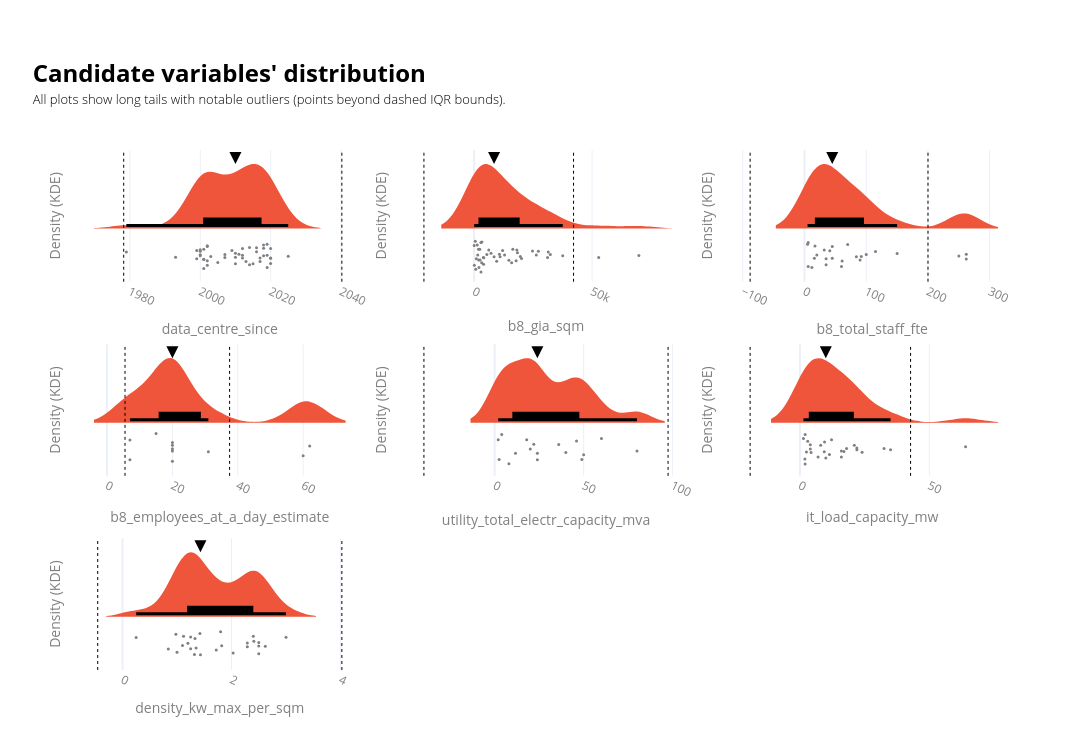

The code cell stored with this chart in its notebook:
### Markdown cell above
### Baseline modelling

### Code cell
#| include: false
# ___________________________________________________________________________________________________________
# Checking the distributions
# ___________________________________________________________________________________________________________
value_cols = ["data_centre_since", "b8_gia_sqm","b8_total_staff_fte", "b8_employees_at_a_day_estimate","utility_total_electr_capacity_mva", "it_load_capacity_mw","density_kw_max_per_sqm"]
cols_to_show = ['id', 'lpa_name', 'current_occupier'] + value_cols

df0 = data_ldn_exstg.copy()

n = len(value_cols)
ncols = 3
nrows = math.ceil(n / ncols)
base_color = px.colors.qualitative.Plotly[1]
fig = make_subplots(rows=nrows, cols=ncols, horizontal_spacing=0.05,vertical_spacing=0.12)
# _________________________________________________________________
# Violin plots
# _________________________________________________________________
for idx, value_col in enumerate(value_cols):
    r = idx // ncols + 1
    c = idx % ncols + 1
    df = df0.dropna(subset=[value_col]).copy()
    if df.empty:
        continue

    subset_customdata = df[cols_to_show].to_numpy()
    hovertemplate = "<br>".join([f"{col}: %{{customdata[{i}]}}" for i, col in enumerate(cols_to_show)])
    median_value = df[value_col].median()

    # # IQR bounds. Using the IQR, the outlier data points are the ones falling below Q1–1.5 IQR or above Q3 + 1.5 IQR: https://careerfoundry.com/en/blog/data-analytics/how-to-find-outliers/
    q1x, q3x = df[value_col].quantile([0.25, 0.75])
    iqrx = q3x - q1x
    low_x, high_x = q1x - 1.5 * iqrx, q3x + 1.5 * iqrx
    iqr_bounds = [low_x, high_x]

    # Auto bandwidth based on numeric range
    vmin, vmax = df[value_col].min(), df[value_col].max()
    rng = vmax - vmin
    if pd.isna(rng) or rng == 0:
        bw_bottom, bw_top = 1, 3
    else:
        bw_bottom = max(rng * 0.03, rng * 0.005)
        bw_top = max(rng * 0.10, rng * 0.02)

    fig.add_trace(go.Violin(
        x=df[value_col],orientation='h', side='positive', width=2, bandwidth=bw_top,line=dict(width=0),
        points="all",jitter=0.3, pointpos=-0.4, marker=dict(color='grey', size=3, opacity=1),
        box_visible=True, box_fillcolor='black', box_line=dict(color='black', width=3), box_width=0.2,
        fillcolor=base_color, showlegend=False, customdata=subset_customdata, hovertemplate=hovertemplate,
    ), row=r, col=c)
# _________________________________________________________________
# Helper elements
# _________________________________________________________________
    # IQR bounds
    for i, b in enumerate(iqr_bounds):
        fig.add_vline(x=b, line_width=1, line_dash="dot", line_color="black", row=r, col=c, showlegend=False)
        # invisible point just for hover
        fig.add_trace(go.Scatter(x=[b], y=[0],mode="markers", marker=dict(opacity=0),hovertemplate=f"IQR bound: {b:,.2f}<extra></extra>",showlegend=False,), row=r, col=c)

    # Median arrow
    fig.add_trace(go.Scatter(x=[median_value], mode='markers', marker=dict(symbol='arrow-down', color='black', size=12), showlegend=False,  hovertemplate="<br>".join([f"Median: {median_value}"])), row=r, col=c)
    
    # Style subplot axes
    fig.update_yaxes(showticklabels=False, title="Density (KDE)", ticks="", showgrid=False, zeroline=False, row=r, col=c)
    fig.update_xaxes(title_text=value_col, row=r, col=c)
    fig.update_xaxes(tickangle=25, tickfont=dict(color=labels_colour), title_font=dict(color=labels_colour))
    fig.update_yaxes(tickfont=dict(color=labels_colour), title_font=dict(color=labels_colour))

fig.update_layout(violinmode='overlay', width=1400, height=250 * nrows, template='plotly_white',
    title=dict(
        text=(
            f"<br><span style='font-size:24px; font-weight:bold; color:{notes_colour}; display:block; margin-bottom:2px;'>"
            "Candidate variables' distribution"
            "</span><br>"
            f"<span style='font-size:13px; font-weight:300; color:{notes_colour}; display:block; margin-bottom:0px;'>"
            "All plots show long tails with notable outliers (points beyond dashed IQR bounds)."
            "</span><br>"
        ),
        x=0.03, xanchor="left", y=0.92, yanchor="top",
    ),
    margin=dict(t=150),
)
fig.show(config={
    "toImageButtonOptions": {
        "format": "png",
        "filename": "figure",
        "scale": 4
    }
})

### Figure 1 — Plotly figure (JSON) as saved in the notebook; plotly's stock layout.template omitted (floating-point values rounded to 4 significant figures; data arrays with more than 128 entries replaced by an {"elided": "..."} marker saying what was removed)
{"data": [{"bandwidth": 4.6, "box": {"fillcolor": "black", "line": {"color": "black", "width": 3}, "visible": true, "width": 0.2}, "customdata": {"elided": "47x10 mixed values"}, "fillcolor": "#EF553B", "hovertemplate": "id: %{customdata[0]}<br>lpa_name: %{customdata[1]}<br>current_occupier: %{customdata[2]}<br>data_centre_since: %{customdata[3]}<br>b8_gia_sqm: %{customdata[4]}<br>b8_total_staff_fte: %{customdata[5]}<br>b8_employees_at_a_day_estimate: %{customdata[6]}<br>utility_total_electr_capacity_mva: %{customdata[7]}<br>it_load_capacity_mw: %{customdata[8]}<br>density_kw_max_per_sqm: %{customdata[9]}", "jitter": 0.3, "line": {"width": 0}, "marker": {"color": "grey", "opacity": 1, "size": 3}, "orientation": "h", "pointpos": -0.4, "points": "all", "showlegend": false, "side": "positive", "type": "violin", "width": 2, "x": [1979.0, 1993.0, 1999.0, 1999.0, 2000.0, 2000.0, 2000.0, 2000.0, 2001.0, 2001.0, 2001.0, 2001.0, 2002.0, 2002.0, 2002.0, 2002.0, 2003.0, 2005.0, 2007.0, 2007.0, 2009.0, 2010.0, 2010.0, 2010.0, 2011.0, 2012.0, 2012.0, 2012.0, 2013.0, 2014.0, 2014.0, 2015.0, 2016.0, 2016.0, 2017.0, 2017.0, 2018.0, 2018.0, 2018.0, 2019.0, 2019.0, 2019.0, 2020.0, 2020.0, 2020.0, 2020.0, 2025.0], "xaxis": "x", "yaxis": "y"}, {"hovertemplate": "IQR bound: 1,978.25<extra></extra>", "marker": {"opacity": 0}, "mode": "markers", "showlegend": false, "type": "scatter", "x": [1978.0], "xaxis": "x", "y": [0], "yaxis": "y"}, {"hovertemplate": "IQR bound: 2,040.25<extra></extra>", "marker": {"opacity": 0}, "mode": "markers", "showlegend": false, "type": "scatter", "x": [2040.0], "xaxis": "x", "y": [0], "yaxis": "y"}, {"hovertemplate": "Median: 2010.0", "marker": {"color": "black", "size": 12, "symbol": "arrow-down"}, "mode": "markers", "showlegend": false, "type": "scatter", "x": [2010], "xaxis": "x", "yaxis": "y"}, {"bandwidth": 6980.0, "box": {"fillcolor": "black", "line": {"color": "black", "width": 3}, "visible": true, "width": 0.2}, "customdata": {"elided": "45x10 mixed values"}, "fillcolor": "#EF553B", "hovertemplate": "id: %{customdata[0]}<br>lpa_name: %{customdata[1]}<br>current_occupier: %{customdata[2]}<br>data_centre_since: %{customdata[3]}<br>b8_gia_sqm: %{customdata[4]}<br>b8_total_staff_fte: %{customdata[5]}<br>b8_employees_at_a_day_estimate: %{customdata[6]}<br>utility_total_electr_capacity_mva: %{customdata[7]}<br>it_load_capacity_mw: %{customdata[8]}<br>density_kw_max_per_sqm: %{customdata[9]}", "jitter": 0.3, "line": {"width": 0}, "marker": {"color": "grey", "opacity": 1, "size": 3}, "orientation": "h", "pointpos": -0.4, "points": "all", "showlegend": false, "side": "positive", "type": "violin", "width": 2, "x": [8450.0, 2400.0, 16410.0, 27220.0, 18120.0, 3900.0, 1895.0, 12080.0, 6200.0, 5400.0, 37550.0, 1517.0, 2500.0, 4000.0, 18350.0, 69830.0, 7150.0, 26340.0, 10710.0, 11000.0, 2900.0, 1320.0, 20080.0, 2037.0, 690.0, 2850.0, 31120.0, 15890.0, 12900.0, 24.0, 14730.0, 3282.0, 4104.0, 490.0, 9553.0, 3198.0, 31410.0, 1850.0, 925.9, 17790.0, 24720.0, 32300.0, 19580.0, 52800.0, 90.0], "xaxis": "x2", "yaxis": "y2"}, {"hovertemplate": "IQR bound: -21,282.32<extra></extra>", "marker": {"opacity": 0}, "mode": "markers", "showlegend": false, "type": "scatter", "x": [-21280.0], "xaxis": "x2", "y": [0], "yaxis": "y2"}, {"hovertemplate": "IQR bound: 42,137.20<extra></extra>", "marker": {"opacity": 0}, "mode": "markers", "showlegend": false, "type": "scatter", "x": [42140.0], "xaxis": "x2", "y": [0], "yaxis": "y2"}, {"hovertemplate": "Median: 8450.0", "marker": {"color": "black", "size": 12, "symbol": "arrow-down"}, "mode": "markers", "showlegend": false, "type": "scatter", "x": [8450], "xaxis": "x2", "yaxis": "y2"}, {"bandwidth": 25.7, "box": {"fillcolor": "black", "line": {"color": "black", "width": 3}, "visible": true, "width": 0.2}, "customdata": {"elided": "25x10 mixed values"}, "fillcolor": "#EF553B", "hovertemplate": "id: %{customdata[0]}<br>lpa_name: %{customdata[1]}<br>current_occupier: %{customdata[2]}<br>data_centre_since: %{customdata[3]}<br>b8_gia_sqm: %{customdata[4]}<br>b8_total_staff_fte: %{customdata[5]}<br>b8_employees_at_a_day_estimate: %{customdata[6]}<br>utility_total_electr_capacity_mva: %{customdata[7]}<br>it_load_capacity_mw: %{customdata[8]}<br>density_kw_max_per_sqm: %{customdata[9]}", "jitter": 0.3, "line": {"width": 0}, "marker": {"color": "grey", "opacity": 1, "size": 3}, "orientation": "h", "pointpos": -0.4, "points": "all", "showlegend": false, "side": "positive", "type": "violin", "width": 2, "x": [262.0, 92.0, 35.0, 16.0, 100.0, 84.0, 90.0, 6.0, 60.0, 45.0, 70.0, 115.0, 262.0, 45.0, 250.0, 12.0, 41.0, 61.0, 6.0, 17.0, 35.0, 5.0, 32.0, 20.0, 150.0], "xaxis": "x3", "yaxis": "y3"}, {"hovertemplate": "IQR bound: -88.00<extra></extra>", "marker": {"opacity": 0}, "mode": "markers", "showlegend": false, "type": "scatter", "x": [-88], "xaxis": "x3", "y": [0], "yaxis": "y3"}, {"hovertemplate": "IQR bound: 200.00<extra></extra>", "marker": {"opacity": 0}, "mode": "markers", "showlegend": false, "type": "scatter", "x": [200], "xaxis": "x3", "y": [0], "yaxis": "y3"}, {"hovertemplate": "Median: 45.0", "marker": {"color": "black", "size": 12, "symbol": "arrow-down"}, "mode": "markers", "showlegend": false, "type": "scatter", "x": [45], "xaxis": "x3", "yaxis": "y3"}, {"bandwidth": 5.5, "box": {"fillcolor": "black", "line": {"color": "black", "width": 3}, "visible": true, "width": 0.2}, "customdata": [[null, "Hillingdon", "Virtus", 2002, 18350.0, null, 20, null, 22, 2.62], ["Havering-P0151_12", "Havering", "Green Mountain", 2009, 11000, 60, 60, 40, 22, 1.82], ["Enfield-LDC_08_0514", "Enfield", "Virtus", 2010, 2900, 45, 15, 8, 4.3, 1.8], ["Tower_Hamlets-PA_20_02381_NC", "Tower Hamlets", "Echelon", 2016, 14727, 61, 31, null, 17, 1.42], ["Tower_Hamlets-PA_22_01982_A1", "Tower Hamlets", "Colt Data Centre Services", 2017, 490, null, 7, null, null, null], [null, "Hillingdon", "Virtus", 2018, 31410.0, null, 20, 36, 24, 2.4], ["Tower_Hamlets-PA_21_00615_NC", "Tower Hamlets", "Digital Realty ", 2019, 1850, 32, 7, null, null, null], [null, "Hillingdon", "Virtus", 2020, 24720.0, null, 20, 24, 16, 2.29], [null, "Hillingdon", "Virtus", 2020, 32300.0, null, 20, 49, 32.5, 2.5], [null, "Hillingdon", "Virtus", 2020, 19580.0, null, 20, 24, null, null], ["Barking_&_Dagenham-18_00161_FUL", "Barking & Dagenham", "NTT Data Centre", 2025, 52800.0, 150, 62, 80, 64, 2.5]], "fillcolor": "#EF553B", "hovertemplate": "id: %{customdata[0]}<br>lpa_name: %{customdata[1]}<br>current_occupier: %{customdata[2]}<br>data_centre_since: %{customdata[3]}<br>b8_gia_sqm: %{customdata[4]}<br>b8_total_staff_fte: %{customdata[5]}<br>b8_employees_at_a_day_estimate: %{customdata[6]}<br>utility_total_electr_capacity_mva: %{customdata[7]}<br>it_load_capacity_mw: %{customdata[8]}<br>density_kw_max_per_sqm: %{customdata[9]}", "jitter": 0.3, "line": {"width": 0}, "marker": {"color": "grey", "opacity": 1, "size": 3}, "orientation": "h", "pointpos": -0.4, "points": "all", "showlegend": false, "side": "positive", "type": "violin", "width": 2, "x": [20.0, 60.0, 15.0, 31.0, 7.0, 20.0, 7.0, 20.0, 20.0, 20.0, 62.0], "xaxis": "x4", "yaxis": "y4"}, {"hovertemplate": "IQR bound: 5.50<extra></extra>", "marker": {"opacity": 0}, "mode": "markers", "showlegend": false, "type": "scatter", "x": [5.5], "xaxis": "x4", "y": [0], "yaxis": "y4"}, {"hovertemplate": "IQR bound: 37.50<extra></extra>", "marker": {"opacity": 0}, "mode": "markers", "showlegend": false, "type": "scatter", "x": [37.5], "xaxis": "x4", "y": [0], "yaxis": "y4"}, {"hovertemplate": "Median: 20.0", "marker": {"color": "black", "size": 12, "symbol": "arrow-down"}, "mode": "markers", "showlegend": false, "type": "scatter", "x": [20], "xaxis": "x4", "yaxis": "y4"}, {"bandwidth": 7.8, "box": {"fillcolor": "black", "line": {"color": "black", "width": 3}, "visible": true, "width": 0.2}, "customdata": {"elided": "17x10 mixed values"}, "fillcolor": "#EF553B", "hovertemplate": "id: %{customdata[0]}<br>lpa_name: %{customdata[1]}<br>current_occupier: %{customdata[2]}<br>data_centre_since: %{customdata[3]}<br>b8_gia_sqm: %{customdata[4]}<br>b8_total_staff_fte: %{customdata[5]}<br>b8_employees_at_a_day_estimate: %{customdata[6]}<br>utility_total_electr_capacity_mva: %{customdata[7]}<br>it_load_capacity_mw: %{customdata[8]}<br>density_kw_max_per_sqm: %{customdata[9]}", "jitter": 0.3, "line": {"width": 0}, "marker": {"color": "grey", "opacity": 1, "size": 3}, "orientation": "h", "pointpos": -0.4, "points": "all", "showlegend": false, "side": "positive", "type": "violin", "width": 2, "x": [2.0, 22.0, 18.0, 4.0, 46.0, 60.0, 40.0, 8.0, 50.0, 11.7, 20.0, 2.5, 36.0, 24.0, 49.0, 24.0, 80.0], "xaxis": "x5", "yaxis": "y5"}, {"hovertemplate": "IQR bound: -39.75<extra></extra>", "marker": {"opacity": 0}, "mode": "markers", "showlegend": false, "type": "scatter", "x": [-39.75], "xaxis": "x5", "y": [0], "yaxis": "y5"}, {"hovertemplate": "IQR bound: 97.45<extra></extra>", "marker": {"opacity": 0}, "mode": "markers", "showlegend": false, "type": "scatter", "x": [97.45], "xaxis": "x5", "y": [0], "yaxis": "y5"}, {"hovertemplate": "Median: 24.0", "marker": {"color": "black", "size": 12, "symbol": "arrow-down"}, "mode": "markers", "showlegend": false, "type": "scatter", "x": [24], "xaxis": "x5", "yaxis": "y5"}, {"bandwidth": 6.265, "box": {"fillcolor": "black", "line": {"color": "black", "width": 3}, "visible": true, "width": 0.2}, "customdata": {"elided": "27x10 mixed values"}, "fillcolor": "#EF553B", "hovertemplate": "id: %{customdata[0]}<br>lpa_name: %{customdata[1]}<br>current_occupier: %{customdata[2]}<br>data_centre_since: %{customdata[3]}<br>b8_gia_sqm: %{customdata[4]}<br>b8_total_staff_fte: %{customdata[5]}<br>b8_employees_at_a_day_estimate: %{customdata[6]}<br>utility_total_electr_capacity_mva: %{customdata[7]}<br>it_load_capacity_mw: %{customdata[8]}<br>density_kw_max_per_sqm: %{customdata[9]}", "jitter": 0.3, "line": {"width": 0}, "marker": {"color": "grey", "opacity": 1, "size": 3}, "orientation": "h", "pointpos": -0.4, "points": "all", "showlegend": false, "side": "positive", "type": "violin", "width": 2, "x": [9.5, 2.0, 18.0, 3.0, 4.0, 11.4, 10.0, 1.9, 2.5, 22.0, 35.0, 4.0, 21.0, 22.0, 4.3, 8.0, 7.0, 2.0, 12.2, 17.0, 1.35, 9.4, 24.0, 16.0, 16.0, 32.5, 64.0], "xaxis": "x6", "yaxis": "y6"}, {"hovertemplate": "IQR bound: -19.25<extra></extra>", "marker": {"opacity": 0}, "mode": "markers", "showlegend": false, "type": "scatter", "x": [-19.25], "xaxis": "x6", "y": [0], "yaxis": "y6"}, {"hovertemplate": "IQR bound: 42.75<extra></extra>", "marker": {"opacity": 0}, "mode": "markers", "showlegend": false, "type": "scatter", "x": [42.75], "xaxis": "x6", "y": [0], "yaxis": "y6"}, {"hovertemplate": "Median: 10.0", "marker": {"color": "black", "size": 12, "symbol": "arrow-down"}, "mode": "markers", "showlegend": false, "type": "scatter", "x": [10], "xaxis": "x6", "yaxis": "y6"}, {"bandwidth": 0.275, "box": {"fillcolor": "black", "line": {"color": "black", "width": 3}, "visible": true, "width": 0.2}, "customdata": {"elided": "27x10 mixed values"}, "fillcolor": "#EF553B", "hovertemplate": "id: %{customdata[0]}<br>lpa_name: %{customdata[1]}<br>current_occupier: %{customdata[2]}<br>data_centre_since: %{customdata[3]}<br>b8_gia_sqm: %{customdata[4]}<br>b8_total_staff_fte: %{customdata[5]}<br>b8_employees_at_a_day_estimate: %{customdata[6]}<br>utility_total_electr_capacity_mva: %{customdata[7]}<br>it_load_capacity_mw: %{customdata[8]}<br>density_kw_max_per_sqm: %{customdata[9]}", "jitter": 0.3, "line": {"width": 0}, "marker": {"color": "grey", "opacity": 1, "size": 3}, "orientation": "h", "pointpos": -0.4, "points": "all", "showlegend": false, "side": "positive", "type": "violin", "width": 2, "x": [1.2, 1.33, 1.32, 0.25, 1.43, 2.5, 2.29, 1.25, 1.12, 3.0, 2.62, 0.84, 1.0, 2.41, 1.82, 1.8, 1.72, 1.25, 1.35, 2.03, 1.42, 1.1, 0.98, 2.4, 2.29, 2.5, 2.5], "xaxis": "x7", "yaxis": "y7"}, {"hovertemplate": "IQR bound: -0.45<extra></extra>", "marker": {"opacity": 0}, "mode": "markers", "showlegend": false, "type": "scatter", "x": [-0.455], "xaxis": "x7", "y": [0], "yaxis": "y7"}, {"hovertemplate": "IQR bound: 4.02<extra></extra>", "marker": {"opacity": 0}, "mode": "markers", "showlegend": false, "type": "scatter", "x": [4.025], "xaxis": "x7", "y": [0], "yaxis": "y7"}, {"hovertemplate": "Median: 1.43", "marker": {"color": "black", "size": 12, "symbol": "arrow-down"}, "mode": "markers", "showlegend": false, "type": "scatter", "x": [1.43], "xaxis": "x7", "yaxis": "y7"}], "layout": {"height": 750, "margin": {"t": 150}, "shapes": [{"line": {"color": "black", "dash": "dot", "width": 1}, "showlegend": false, "type": "line", "x0": 1978.0, "x1": 1978.0, "xref": "x", "y0": 0, "y1": 1, "yref": "y domain"}, {"line": {"color": "black", "dash": "dot", "width": 1}, "showlegend": false, "type": "line", "x0": 2040.0, "x1": 2040.0, "xref": "x", "y0": 0, "y1": 1, "yref": "y domain"}, {"line": {"color": "black", "dash": "dot", "width": 1}, "showlegend": false, "type": "line", "x0": -21280.0, "x1": -21280.0, "xref": "x2", "y0": 0, "y1": 1, "yref": "y2 domain"}, {"line": {"color": "black", "dash": "dot", "width": 1}, "showlegend": false, "type": "line", "x0": 42140.0, "x1": 42140.0, "xref": "x2", "y0": 0, "y1": 1, "yref": "y2 domain"}, {"line": {"color": "black", "dash": "dot", "width": 1}, "showlegend": false, "type": "line", "x0": -88, "x1": -88, "xref": "x3", "y0": 0, "y1": 1, "yref": "y3 domain"}, {"line": {"color": "black", "dash": "dot", "width": 1}, "showlegend": false, "type": "line", "x0": 200, "x1": 200, "xref": "x3", "y0": 0, "y1": 1, "yref": "y3 domain"}, {"line": {"color": "black", "dash": "dot", "width": 1}, "showlegend": false, "type": "line", "x0": 5.5, "x1": 5.5, "xref": "x4", "y0": 0, "y1": 1, "yref": "y4 domain"}, {"line": {"color": "black", "dash": "dot", "width": 1}, "showlegend": false, "type": "line", "x0": 37.5, "x1": 37.5, "xref": "x4", "y0": 0, "y1": 1, "yref": "y4 domain"}, {"line": {"color": "black", "dash": "dot", "width": 1}, "showlegend": false, "type": "line", "x0": -39.75, "x1": -39.75, "xref": "x5", "y0": 0, "y1": 1, "yref": "y5 domain"}, {"line": {"color": "black", "dash": "dot", "width": 1}, "showlegend": false, "type": "line", "x0": 97.45, "x1": 97.45, "xref": "x5", "y0": 0, "y1": 1, "yref": "y5 domain"}, {"line": {"color": "black", "dash": "dot", "width": 1}, "showlegend": false, "type": "line", "x0": -19.25, "x1": -19.25, "xref": "x6", "y0": 0, "y1": 1, "yref": "y6 domain"}, {"line": {"color": "black", "dash": "dot", "width": 1}, "showlegend": false, "type": "line", "x0": 42.75, "x1": 42.75, "xref": "x6", "y0": 0, "y1": 1, "yref": "y6 domain"}, {"line": {"color": "black", "dash": "dot", "width": 1}, "showlegend": false, "type": "line", "x0": -0.455, "x1": -0.455, "xref": "x7", "y0": 0, "y1": 1, "yref": "y7 domain"}, {"line": {"color": "black", "dash": "dot", "width": 1}, "showlegend": false, "type": "line", "x0": 4.025, "x1": 4.025, "xref": "x7", "y0": 0, "y1": 1, "yref": "y7 domain"}], "title": {"text": "<br><span style='font-size:24px; font-weight:bold; color:black; display:block; margin-bottom:2px;'>Candidate variables' distribution</span><br><span style='font-size:13px; font-weight:300; color:black; display:block; margin-bottom:0px;'>All plots show long tails with notable outliers (points beyond dashed IQR bounds).</span><br>", "x": 0.03, "xanchor": "left", "y": 0.92, "yanchor": "top"}, "violinmode": "overlay", "width": 1400, "xaxis": {"anchor": "y", "domain": [0, 0.3], "tickangle": 25, "tickfont": {"color": "grey"}, "title": {"font": {"color": "grey"}, "text": "data_centre_since"}}, "xaxis2": {"anchor": "y2", "domain": [0.35, 0.65], "tickangle": 25, "tickfont": {"color": "grey"}, "title": {"font": {"color": "grey"}, "text": "b8_gia_sqm"}}, "xaxis3": {"anchor": "y3", "domain": [0.7, 1], "tickangle": 25, "tickfont": {"color": "grey"}, "title": {"font": {"color": "grey"}, "text": "b8_total_staff_fte"}}, "xaxis4": {"anchor": "y4", "domain": [0, 0.3], "tickangle": 25, "tickfont": {"color": "grey"}, "title": {"font": {"color": "grey"}, "text": "b8_employees_at_a_day_estimate"}}, "xaxis5": {"anchor": "y5", "domain": [0.35, 0.65], "tickangle": 25, "tickfont": {"color": "grey"}, "title": {"font": {"color": "grey"}, "text": "utility_total_electr_capacity_mva"}}, "xaxis6": {"anchor": "y6", "domain": [0.7, 1], "tickangle": 25, "tickfont": {"color": "grey"}, "title": {"font": {"color": "grey"}, "text": "it_load_capacity_mw"}}, "xaxis7": {"anchor": "y7", "domain": [0, 0.3], "tickangle": 25, "tickfont": {"color": "grey"}, "title": {"font": {"color": "grey"}, "text": "density_kw_max_per_sqm"}}, "xaxis8": {"anchor": "y8", "domain": [0.35, 0.65], "tickangle": 25, "tickfont": {"color": "grey"}, "title": {"font": {"color": "grey"}}}, "xaxis9": {"anchor": "y9", "domain": [0.7, 1], "tickangle": 25, "tickfont": {"color": "grey"}, "title": {"font": {"color": "grey"}}}, "yaxis": {"anchor": "x", "domain": [0.7467, 1], "showgrid": false, "showticklabels": false, "tickfont": {"color": "grey"}, "ticks": "", "title": {"font": {"color": "grey"}, "text": "Density (KDE)"}, "zeroline": false}, "yaxis2": {"anchor": "x2", "domain": [0.7467, 1], "showgrid": false, "showticklabels": false, "tickfont": {"color": "grey"}, "ticks": "", "title": {"font": {"color": "grey"}, "text": "Density (KDE)"}, "zeroline": false}, "yaxis3": {"anchor": "x3", "domain": [0.7467, 1], "showgrid": false, "showticklabels": false, "tickfont": {"color": "grey"}, "ticks": "", "title": {"font": {"color": "grey"}, "text": "Density (KDE)"}, "zeroline": false}, "yaxis4": {"anchor": "x4", "domain": [0.3733, 0.6267], "showgrid": false, "showticklabels": false, "tickfont": {"color": "grey"}, "ticks": "", "title": {"font": {"color": "grey"}, "text": "Density (KDE)"}, "zeroline": false}, "yaxis5": {"anchor": "x5", "domain": [0.3733, 0.6267], "showgrid": false, "showticklabels": false, "tickfont": {"color": "grey"}, "ticks": "", "title": {"font": {"color": "grey"}, "text": "Density (KDE)"}, "zeroline": false}, "yaxis6": {"anchor": "x6", "domain": [0.3733, 0.6267], "showgrid": false, "showticklabels": false, "tickfont": {"color": "grey"}, "ticks": "", "title": {"font": {"color": "grey"}, "text": "Density (KDE)"}, "zeroline": false}, "yaxis7": {"anchor": "x7", "domain": [0, 0.2533], "showgrid": false, "showticklabels": false, "tickfont": {"color": "grey"}, "ticks": "", "title": {"font": {"color": "grey"}, "text": "Density (KDE)"}, "zeroline": false}, "yaxis8": {"anchor": "x8", "domain": [0, 0.2533], "tickfont": {"color": "grey"}, "title": {"font": {"color": "grey"}}}, "yaxis9": {"anchor": "x9", "domain": [0, 0.2533], "tickfont": {"color": "grey"}, "title": {"font": {"color": "grey"}}}}}
